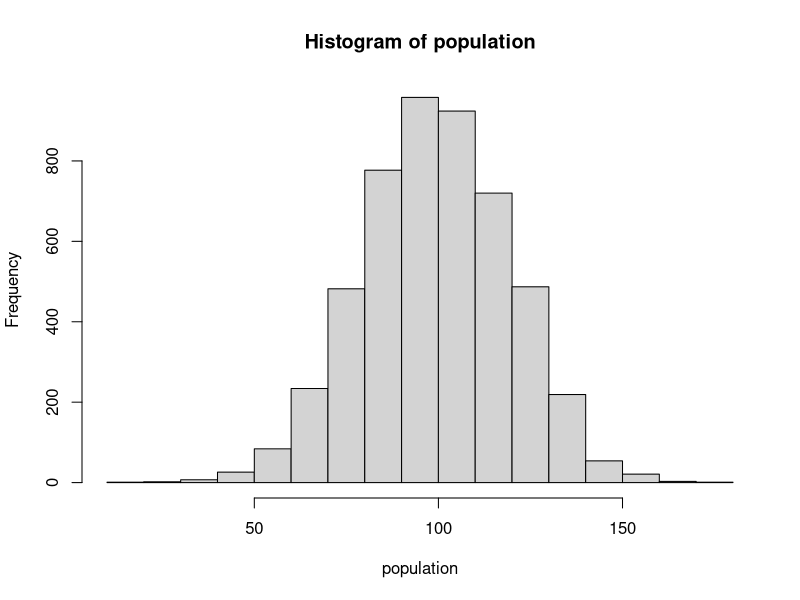

Source code (R): (Note: this script raises an error after producing the figure.)
## ---- chunk 1
N  <- 5000 # Default size of the population
MU <- 100 # Default mean of the population

population <- rnorm(N, mean = MU, sd = MU / 5)
hist(population) #check whether it's normally distributed
## ---- chunk 2
gini <- function(y) {
  #Compute the Gini coefficient (a measure of equality/inequality) in a population, y
  y <- sort(y)
  n <- length(y)
  numer <- 2 * sum((1:n) * y[1:n]) #for i in range starts with 0 in python, indexing also with 0
  denom <- n * sum(y)
   return((numer / denom) - (n + 1) / n) #brackets are needed for return fun in R
}
gini(population)
## ---- chunk 3
random_split <- function(A, B) {
  #Take all the money in the pot and divide it randomly between the two actors
  pot <- A + B
  share <- runif(1,0,pot)
  return(c(share, pot-share))
}
random_split(100,100)
## ---- chunk 4
anyone <- function(N) {
 return(sample(N,2))
}

anyone(N)

## ---- chunk 5

j <- anyone(length(population))
j
population[941]
population[j[1]]
population[2724]
population[j[2]]
newmoney <- random_split(population[j[1]], population[j[2]]) 
newmoney
population[j[1]] <- newmoney[1]
population[j[2]] <- newmoney[2]

population[j[1]]
population[j[2]]
## ---- chunk 6
step <- function(population, transaction_fun=random_split, interaction_fun=anyone) {
  #Modify the population by doing one transaction.
  j <- interaction_fun(length(population))
  newmoney <- transaction_fun(population[j[1]], population[j[2]]) 
  population[j[1]] <- newmoney[1]
  population[j[2]] <- newmoney[2]
 return(population)
}
## ---- chunk 7
simulate <- function(population, T, step_fun=step, transaction_fun=random_split, interaction_fun=anyone) {
  # Run simulation on population for T transactions; save every step in a list
  pop_copy <- population # Make a copy of the original population list to avoid altering it

  # Initialize an empty list to store steps
  list_steps <- list()
  
  # Save the initial population (at t = 0)
  list_steps[[1]] <- list(population = pop_copy, t = 0)
  
  # Simulate T steps
  for (t in 1:T) {
    # Update population using the step function
    pop_copy <- step_fun(pop_copy, transaction_fun, interaction_fun)
    
    # Save the current population and the step number
    list_steps[[t + 1]] <- list(population = pop_copy, t = t)
  }
  
  return(list_steps)  # Return the list of steps
}

test <- simulate(population = c(100,100,100,100), T=10)

    
## ---- chunk 8

  
show <- function(population, k=40, percentiles=c(1, 10, 50, 90, 99)) {
    #Run a simulation for k*N steps, printing statistics and displaying a plot and histogram
  N <- length(population)

  # Run simulation
y <- simulate(population, T=N*k)#every person does k transactions
  cat('   t    Gini stdev', sprintf(' %3d%%', percentiles), '\n')
   cat('------- ---- -----', paste(rep(' ---- ', length(percentiles)), collapse = ''), '\n')
   fmt <- '%7d %.2f %5.1f'
   
   #make sure that the first row is added (in my simulation result, the first row has the 0 step)
   pop <- sort(y[[1]]$population)
      data <- sapply(percentiles, function(pct) quantile(pop, pct/100))
       cat(sprintf(fmt, y[[1]]$t, gini(y[[1]]$population), sd(pop)), 
          sprintf(' %4.0f', data), '\n')
   

  for (l in 1:N*k) {
    if ((l %% (N*k %/% 10)) == 0) {#only save ten steps (which is divisable in ten steps)
      
      pop <- sort(y[[l+1]]$population)
      data <- sapply(percentiles, function(pct) quantile(pop, pct/100))
       cat(sprintf(fmt, y[[l+1]]$t, gini(y[[l+1]]$population), sd(pop)), 
          sprintf(' %4.0f', data), '\n')
    }
  }
    
       
       ## Making histogram ###
       
 hist(y[[N*k]][["population"]],col = rgb(1, 0, 0, 0.3), main = "Overlapping Histograms", xlab = "Wealth", ylab = "Count") 
 
 # Overlay the second histogram
hist(y[[1]][["population"]], col = rgb(0, 0, 1, 0.3), add = TRUE)
 
legend("topright", legend = c("End", "Start"), 
       fill = c(rgb(1, 0, 0, 0.3), rgb(0, 0, 1, 0.3))) 
  
} 

show(population)
